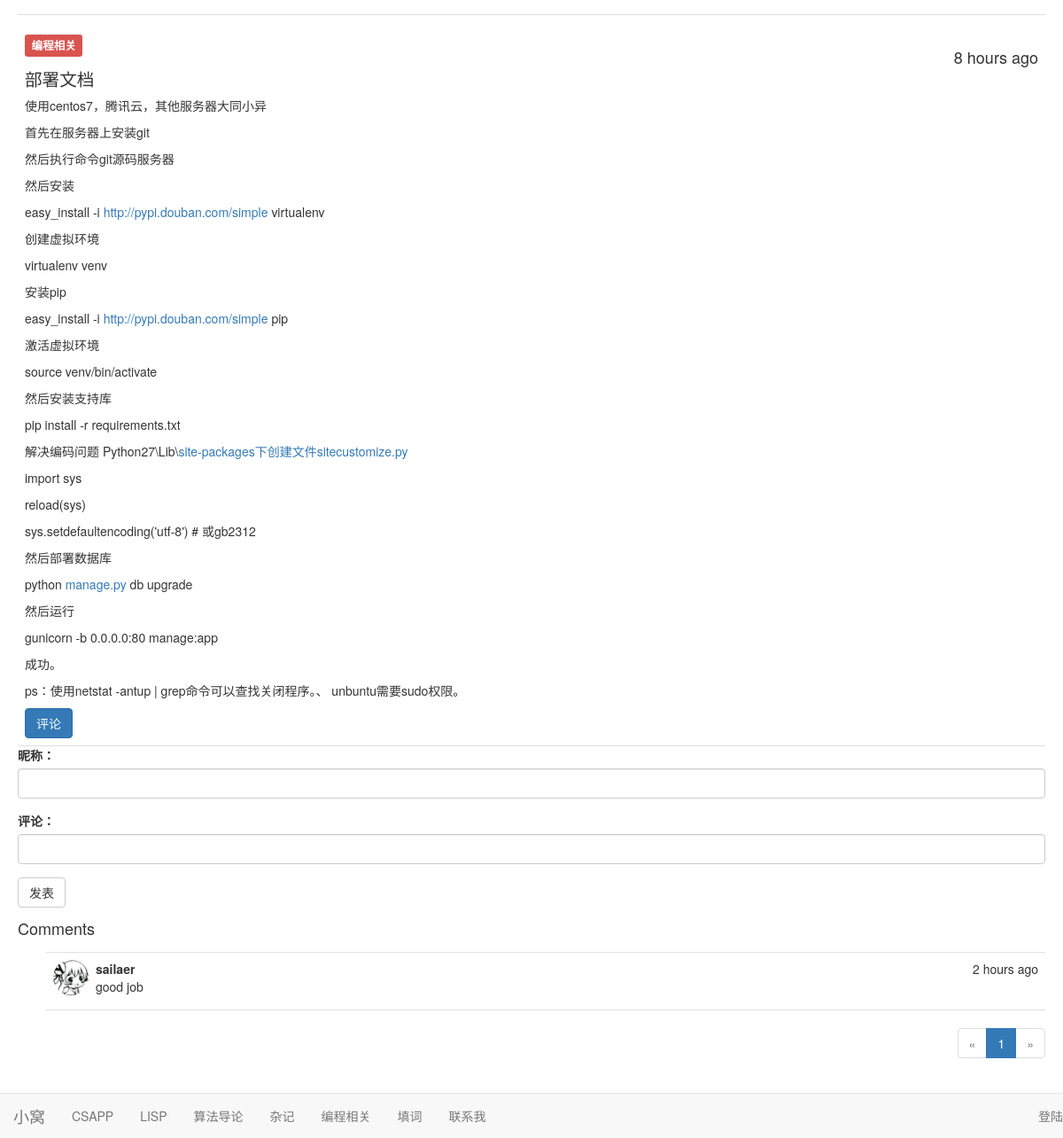
Page /post/3 on the earlier database version.
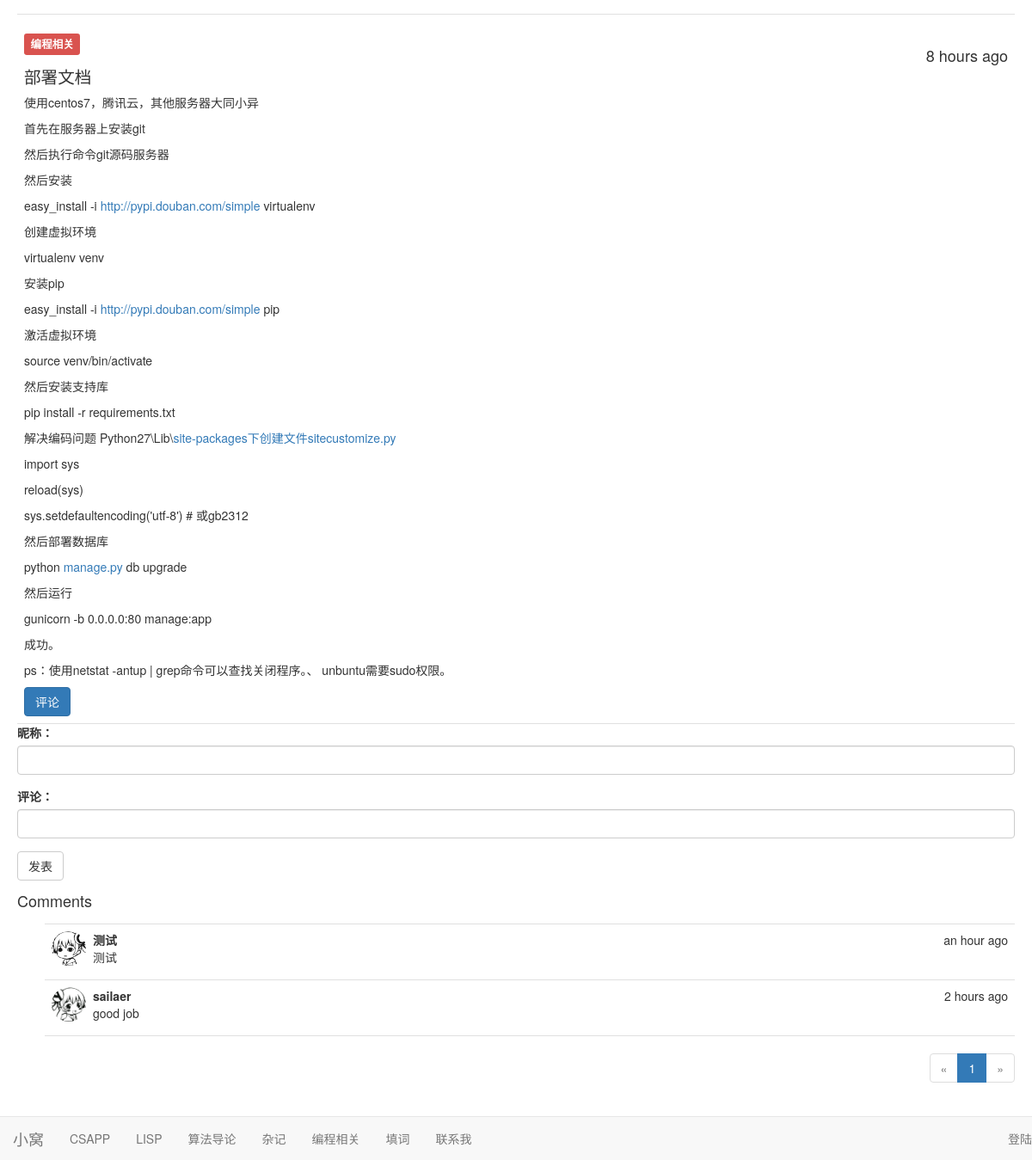
Same page on the later database version.
### app/models.py (models this page shows, shortened)
class Post(db.Model):
    __tablename__ = 'posts'
    id = db.Column(db.Integer, primary_key=True)
    kind = db.Column(db.Text)
    body = db.Column(db.Text)
    body_html = db.Column(db.Text)
    timestamp = db.Column(db.DateTime, index=True, default=datetime.utcnow)
    author_id = db.Column(db.Integer, db.ForeignKey('users.id'))
    comments = db.relationship('Comment', backref = 'post', lazy ='dynamic')

class Comment(db.Model):
    __tablename__ = 'comments'
    id = db.Column(db.Integer, primary_key=True)
    body = db.Column(db.Text)
    body_html = db.Column(db.Text)
    timestamp = db.Column(db.DateTime, index=True, default=datetime.utcnow)
    name = db.Column(db.Text,default='strong')
    author_id = db.Column(db.Integer, db.ForeignKey('users.id'))
    post_id = db.Column(db.Integer, db.ForeignKey('posts.id'))

### app/main/views.py (the view, shortened to what this page needs)
@main.route('/post/<int:id>', methods=['GET', 'POST'])
def post(id):
    post = Post.query.get_or_404(id)
    form = CommentForm()
    page = request.args.get('page', 1, type=int)
    if page == -1:
        page = (post.comments.count() - 1) // \
               current_app.config['FLASKY_COMMENTS_PER_PAGE'] + 1
    pagination = post.comments.order_by(Comment.timestamp.desc()).paginate(
        page, per_page=current_app.config['FLASKY_COMMENTS_PER_PAGE'],
        error_out=False)
    comments = pagination.items
    return render_template('post.html', posts=[post], form=form,
                           comments=comments, pagination=pagination)

### app/main/forms.py
class CommentForm(Form):
    name = StringField('昵称：', validators=[Required()])
    body = PageDownField("评论：", validators=[Required()])
    submit = SubmitField('发表')

### app/auth/views.py (called while the page is built)
@auth.before_app_request
def before_request():
    if current_user.is_authenticated \
            and not current_user.confirmed \
            and request.endpoint[:5] != 'auth.' \
            and request.endpoint != 'static':
        return redirect(url_for('auth.unconfirmed'))

### app/templates/post.html (shortened to what this page needs)
{% extends "base.html" %}
{% import "bootstrap/wtf.html" as wtf %}
{% import "_macros.html" as macros %}
{% block page_content %}
    {% include '_posts.html' %}
    <div >
        {{ wtf.quick_form(form) }}
    </div>
    <h4 id="comments">Comments</h4>
    {% include '_comments.html' %}
    {% if pagination %}
        <div class="pagination">
            {{ macros.pagination_widget(pagination, '.post', fragment='#comments', id=posts[0].id) }}
        </div>
    {% endif %}
{% endblock %}

### app/templates/base.html (shortened to what this page needs)
{% extends "bootstrap/base.html" %}
{% block head %}
    {{ super() }}
    <link rel="stylesheet" type="text/css" href="{{ url_for('static', filename='styles.css') }}">
{% endblock %}
{% block navbar %}
    <div class="navbar navbar-default navbar-fixed-bottom" role="navigation">
        <div>
            <div class="navbar-header">
                <a class="navbar-brand" href="{{ url_for('main.index') }}">小窝</a>
            </div>
            <div class="navbar-collapse collapse">
                <ul class="nav navbar-nav">
                    <li><a href="{{ url_for('main.kind',kind = "CSAPP") }}">CSAPP</a></li>
                    <li><a href="{{ url_for('main.kind', kind = 'LISP') }}">LISP</a></li>
                    <li><a href="{{ url_for('main.kind', kind = "算法导论") }}">算法导论</a></li>
                    <li><a href="{{ url_for('main.kind', kind = "杂记") }}">杂记</a></li>
                    <li><a href="{{  url_for('main.kind', kind = "编程相关") }}">编程相关</a></li>
                    <li><a href="{{ url_for('main.kind', kind = '填词') }}">填词</a></li>
                    <li><a href="{{ url_for('main.about') }}">联系我</a></li>
                </ul>
                <ul class="nav navbar-nav navbar-right">
                    {% if current_user.is_authenticated %}
                        <li><a href="{{ url_for('auth.logout') }}">注销</a></li>
                    {% else %}
                        <li><a href="{{ url_for('auth.login') }}">登陆</a></li>
                    {% endif %}
                </ul>
            </div>
        </div>
    </div>
{% endblock %}
{% block content %}
    <div class="body">
        {% block page_content %}{% endblock %}
    </div>
{% endblock %}

### app/templates/_macros.html
{% macro pagination_widget(pagination, endpoint) %}
    <ul class="pagination">
        <li{% if not pagination.has_prev %} class="disabled"{% endif %}>
            <a href="{% if pagination.has_prev %}{{ url_for(endpoint, page=pagination.prev_num, **kwargs) }}{% else %}#{% endif %}">
                &laquo;
            </a>
        </li>
        {% for p in pagination.iter_pages() %}
            {% if p %}
                {% if p == pagination.page %}
                    <li class="active">
                        <a href="{{ url_for(endpoint, page = p, **kwargs) }}">{{ p }}</a>
                    </li>
                {% else %}
                    <li>
                        <a href="{{ url_for(endpoint, page = p, **kwargs) }}">{{ p }}</a>
                    </li>
                {% endif %}
            {% else %}
                <li class="disabled"><a href="#">&hellip;</a></li>
            {% endif %}
        {% endfor %}
        <li{% if not pagination.has_next %} class="disabled"{% endif %}>
            <a href="{% if pagination.has_next %}{{ url_for(endpoint, page=pagination.next_num, **kwargs) }}{% else %}#{% endif %}">
                &raquo;
            </a>
        </li>
    </ul>
{% endmacro %}

### app/templates/_posts.html (shortened to what this page needs)
<ul class="posts">
    {% for post in posts %}
        <li class="post">
            <div class="post-content">
                <div class="post-date"><h4>{{ moment(post.timestamp).fromNow() }}</h4></div>
                <div class="post-body">
                 <h3><span class="label label-danger">{{ post.kind }}</span></h3>
                    {% if post.body_html %}
                        <p>{{ post.body_html| safe}}</p>
                    {% else %}
                        {{ post.body }}
                    {% endif %}
                </div>
                <a href="{{ url_for('.post', id = post.id) }}">
                    <button type="submit" class="btn btn-primary">评论</button>
                </a>
            </div>
        </li>
    {% endfor %}
</ul>

### app/templates/_comments.html (shortened to what this page needs)
<ul class="comments" xmlns="http://www.w3.org/1999/html">
    {% for comment in comments %}
        <li class="comment">
            {% if comment.name == 'sailaer'%}
                <div class="comment-thumbnail">
                    <img class="img-circle" src={{url_for('static', filename='admin.png')}} width = '40' height = '40'>
                </div>
            {% else %}
                <div class="comment-thumbnail">
                    <img class="img-circle" src={{ url_for('static', filename='guest.png') }} width = '40' height = '40'>
                </div>
            {% endif %}
            <div class="comment-content">
                <div class="comment-date">{{ moment(comment.timestamp).fromNow() }}</div>
                <div class="comment-author">{{ comment.name }}</div>
                <div class="comment-body">
                    {% if comment.body_html %}
                        {{ comment.body_html | safe }}
                    {% else %}
                        {{ comment.body }}
                    {% endif %}
                </div>
            </div>
        </li>
    {% endfor %}
</ul>

### app/static/styles.css (style rules this page uses)
ul.posts { list-style-type: none; padding: 0px; margin: 16px 0px 0px 0px; border-top: 1px solid #e0e0e0; }
ul.posts li.post { padding: 8px; border-bottom: 1px solid #e0e0e0; }
div.post-date { float: right; }
div.post-content { margin-left: 0px; min-height: 45px; }
ul.comments { list-style-type: none; padding: 0px; margin: 16px 0px 0px 0px; }
ul.comments li.comment { margin-left: 32px; padding: 8px; border-bottom: 1px solid #e0e0e0; }
ul.comments li.comment:nth-child(1) { border-top: 1px solid #e0e0e0; }
div.comment-date { float: right; }
div.comment-author { font-weight: bold; }
div.comment-thumbnail { position: absolute; }
div.comment-content { margin-left: 48px; min-height: 48px; }
div.pagination { width: 100%; text-align: right; padding: 0px; margin: 0px; }
.post-body h1 { font-size: 140%; }
.post-body h3 { font-size: 120%; }
body { padding-bottom: 70px; margin-left: 20px; margin-right: 20px; }

Differences in the rows shown:
added Comment: timestamp "an hour ago", name "测试", body_html "测试"
